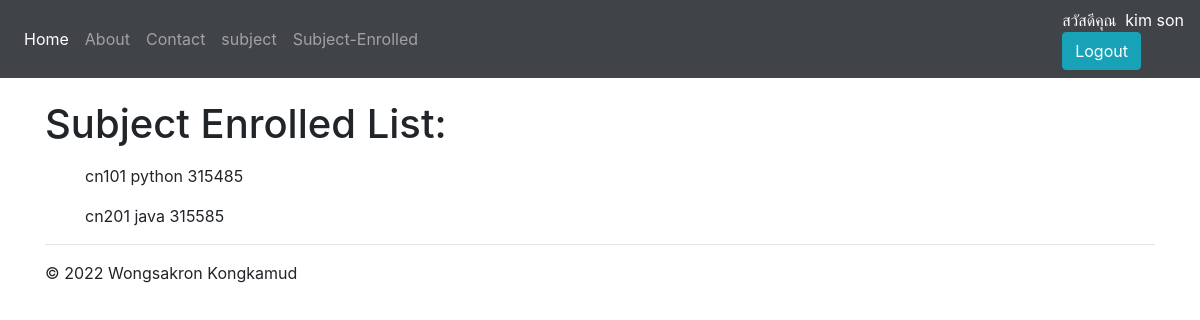
Screenshot of /enrolled (signed in) with the database file from the repository.
### university/models.py (models this page shows, shortened)
class Subject(models.Model):
    subject_name = models.CharField(max_length=200)
    subject_id = models.CharField(max_length=200)
    section = models.CharField(max_length=200)
    academic_year = models.CharField(max_length=200)
    semester = models.CharField(max_length=200)
    num_seat = models.PositiveIntegerField(default = 0)
    status = models.BooleanField(default = False)

### university/views.py (the view)
# urls.py: path('enrolled', views.enrolled, name='enrolled'),
@login_required(login_url="login")
def enrolled(request):
    enrolled = Student.objects.get(name__username=request.user).subject_enroll.order_by('subject_id')
    return render(request, 'university/enrolledsubject.html', {
        'Enrolled' : enrolled
    })

### university/template/university/enrolledsubject.html
<!DOCTYPE html>
{% extends 'university/base.html' %}
{% block content %}
<div>
  <div>
      <h1>Subject Enrolled List:</h1>
  </div>
  <ul>
      {% for enrolled in Enrolled.all %}
      <p>
          <div>
            {{ enrolled.subject_id }}
            {{ enrolled.subject_name }}
            {{ enrolled.section }}
          </div>
      </p>
      {% empty %}
      <center><h5>no subject enrolled</h5></center>
      {% endfor %}
  </ul>
</div>
  {% endblock %}

### university/template/university/base.html (shortened to what this page needs)
<!doctype html>
<html lang="en">
<head>
  <link rel="stylesheet" href="https://maxcdn.bootstrapcdn.com/bootstrap/4.4.1/css/bootstrap.min.css">
  <link rel="stylesheet" href="https://cdnjs.cloudflare.com/ajax/libs/font-awesome/4.7.0/css/font-awesome.min.css">
</head>
<body>
  <nav class="navbar navbar-expand-md navbar-dark fixed-top" style="background-color: #404347;">
    <div class="collapse navbar-collapse" id="navbarsExampleDefault">
      <ul class="navbar-nav mr-auto">
        <li class="nav-item active">
          <a class="nav-link" href="{% url 'home-page' %}">Home <span class="sr-only">(current)</span></a>
        </li>
        <li class="nav-item">
          <a class="nav-link" href="{% url 'about-page' %}">About</a>
        </li>
        <li class="nav-item">
          <a class="nav-link" href="{% url 'contact-page' %}">Contact</a>
        </li>
        <li class="nav-item">
          <a class="nav-link" href="{% url 'subject-page' %}">subject</a>
        </li>
        <li class="nav-item">
          <a class="nav-link" href="{% url 'enrolled' %}">Subject-Enrolled</a>
        </li>
      </ul>
      <div>
        {% if user.is_authenticated %}
        <font color="white">สวัสดีคุณ&nbsp {{user.first_name}}</font>
        <form action="{% url 'logout'%}" method="POST">
          <input type="submit" value="Logout" class="btn btn-info">
        </form>
        {% else %}
        <a class="btn btn-primary" href="{% url 'register' %}">Register</a>
        <a class="btn btn-primary" href="{% url 'login' %}">Login</a>
        {% endif %}
      </div>
    </div>
  </nav>
  <main role="main">
    <div class="container">
      {% block content %}
      {% endblock %}
      <hr>
    </div>
  </main>
  <footer class="container">
    <p>&copy; 2022 Wongsakron Kongkamud</p>
  </footer>
</body>
</html>

### rows the page displays
Subject: subject_id "cn101", subject_name "python", section "315485"
Subject: subject_id "cn201", subject_name "java", section "315585"

### other values shown
{{ user.first_name }} "kim son"
